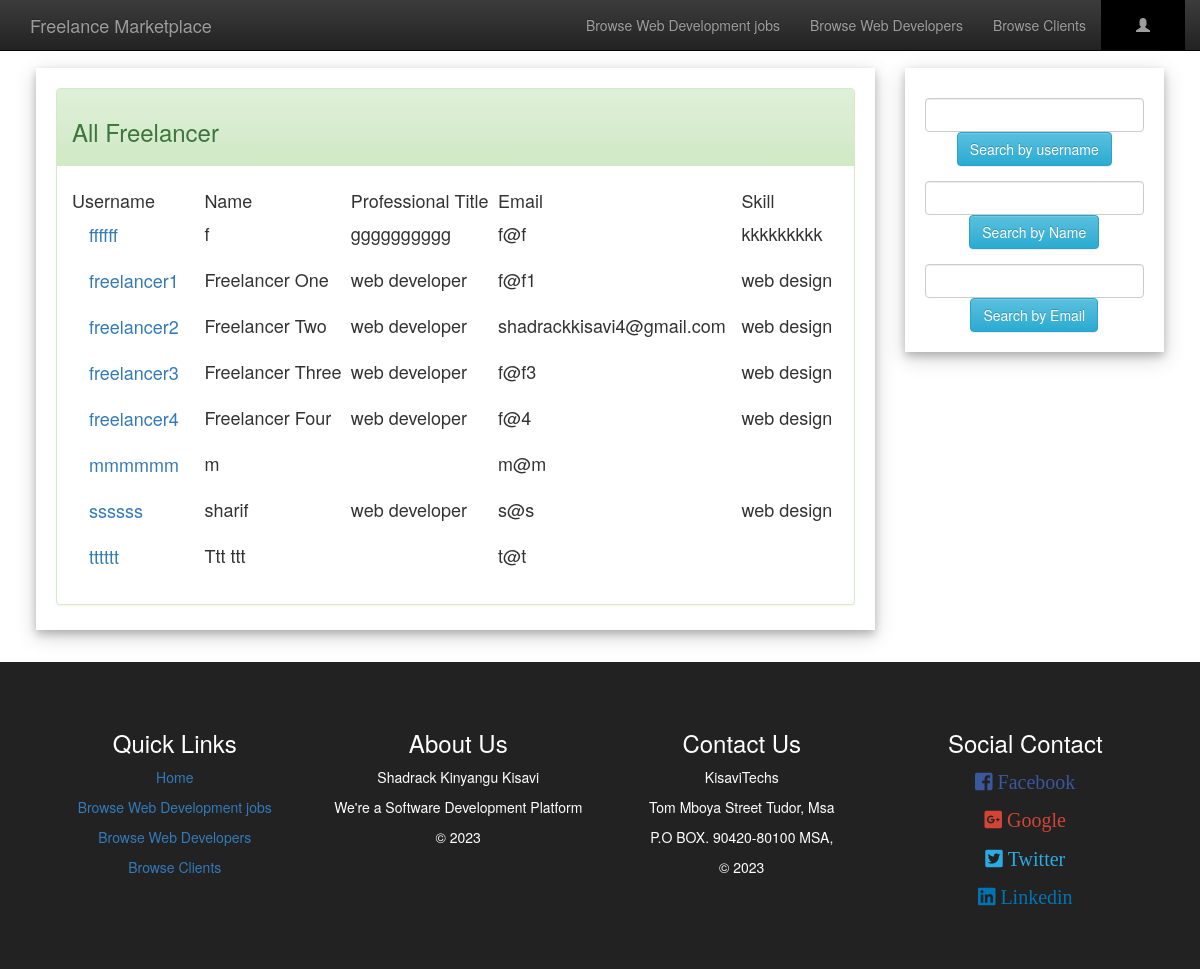
Page /freelance/allFreelancer.php on the committed database.
### tables this page shows
CREATE TABLE `freelancer` (
  `username` varchar(200) NOT NULL,
  `password` varchar(200) NOT NULL,
  `Name` varchar(200) NOT NULL,
  `email` varchar(200) NOT NULL,
  `contact_no` varchar(200) NOT NULL,
  `address` varchar(200) NOT NULL,
  `gender` varchar(200) NOT NULL,
  `birthdate` date NOT NULL,
  `prof_title` varchar(200) NOT NULL,
  `profile_sum` varchar(1000) NOT NULL,
  `education` varchar(200) NOT NULL,
  `experience` varchar(200) NOT NULL,
  `skills` varchar(200) NOT NULL
);

### freelance/allFreelancer.php (the view, shortened to what this page needs)
<?php include('server.php');
if(isset($_SESSION["Username"])){
	$username=$_SESSION["Username"];
	if ($_SESSION["Usertype"]==1) {
		$linkPro="freelancerProfile.php";
		$linkEditPro="editFreelancer.php";
		$linkBtn="applyJob.php";
		$textBtn="Apply for this job";
	}
	else{
		$linkPro="employerProfile.php";
		$linkEditPro="editEmployer.php";
		$linkBtn="editJob.php";
		$textBtn="Edit the job offer";
	}
}
else{
    $username="";
}
$sql = "SELECT * FROM freelancer";
$result = $conn->query($sql);
 ?>
<!DOCTYPE html>
<html>
<head>
	<link rel="stylesheet" type="text/css" href="bootstrap/css/bootstrap.min.css">
	<link rel="stylesheet" type="text/css" href="bootstrap/css/bootstrap-theme.min.css">
	<link rel="stylesheet" type="text/css" href="awesome/css/fontawesome-all.min.css">
</head>
<body>
<nav class="navbar navbar-inverse navbar-fixed-top" id="my-navbar">
	<div class="container">
		<div class="navber-header">
			<a href="index.php" class="navbar-brand">Freelance Marketplace</a>
		</div>
		<div class="collapse navbar-collapse" id="navbar-collapse">
			<ul class="nav navbar-nav navbar-right">
				<li><a href="allJob.php">Browse Web Development jobs</a></li>
				<li><a href="allFreelancer.php">Browse Web Developers</a></li>
				<li><a href="allEmployer.php">Browse Clients</a></li>
				<li class="dropdown" style="background:#000;padding:0 20px 0 20px;">
			        <a class="dropdown-toggle" data-toggle="dropdown" href="#"><span class="glyphicon glyphicon-user"></span> <?php echo $username; ?>
			        </a>
			    </li>
			</ul>
		</div>
	</div>
</nav>
<div style="padding:1% 3% 1% 3%;">
<div class="row">
	<div class="col-lg-9">
		<div class="card" style="padding:20px 20px 5px 20px;margin-top:20px">
			<div class="panel panel-success">
			  <div class="panel-heading"><h3>All Freelancer</h3></div>
			  <div class="panel-body"><h4>
                  <table style="width:100%">
                      <tr>
                          <td>Username</td>
                          <td>Name</td>
                          <td>Professional Title</td>
                          <td>Email</td>
                          <td>Skill</td>
                      </tr>
                      <?php
                      if ($result->num_rows > 0) {
                            while($row = $result->fetch_assoc()) {
                                $f_username=$row["username"];
                                $Name=$row["Name"];
                                $prof_title=$row["prof_title"];
                                $email=$row["email"];
                                $skills=$row["skills"];
                                echo '
                                <form action="allFreelancer.php" method="post">
                                <input type="hidden" name="f_user" value="'.$f_username.'">
                                    <tr>
                                    <td><input type="submit" class="btn btn-link btn-lg" value="'.$f_username.'"></td>
                                    <td>'.$Name.'</td>
                                    <td>'.$prof_title.'</td>
                                    <td>'.$email.'</td>
                                    <td>'.$skills.'</td>
                                    </tr>
                                </form>
                                ';
                                }
                        } else {
                            echo "<tr></tr><tr><td></td><td>Nothing to show</td></tr>";
                        }
                       ?>
                     </table>
              </h4></div>
			</div>
		</div>
	</div>
	<div class="col-lg-3">
		<div class="card" style="padding:20px 20px 5px 20px;margin-top:20px">
			<form action="allFreelancer.php" method="post">
				<div class="form-group">
				  <input type="text" class="form-control" name="s_username">
				  <center><button type="submit" class="btn btn-info">Search by username</button></center>
				</div>
	        </form>
	        <form action="allFreelancer.php" method="post">
				<div class="form-group">
				  <input type="text" class="form-control" name="s_name">
				  <center><button type="submit" class="btn btn-info">Search by Name</button></center>
				</div>
	        </form>
	        <form action="allFreelancer.php" method="post">
				<div class="form-group">
				  <input type="text" class="form-control" name="s_email">
				  <center><button type="submit" class="btn btn-info">Search by Email</button></center>
				</div>
	        </form>
	    </div>
	</div>
</div>
</div>
<div class="text-center" style="padding:4%;background:#222;color:#fff;margin-top:20px;">
	<div class="row">
			<div class="col-lg-3">
			<h3>Quick Links</h3>
			<p><a href="index.php">Home</a></p>
			<p><a href="allJob.php">Browse Web Development jobs</a></p>
			<p><a href="allFreelancer.php">Browse Web Developers</a></p>
			<p><a href="allEmployer.php">Browse Clients</a></p>
		</div>
		<div class="col-lg-3">
			<h3>About Us</h3>
			<p>Shadrack Kinyangu Kisavi</p>
			<p>We're a Software Development Platform</p>
			<p>&copy 2023</p>
		</div>
		<div class="col-lg-3">
			<h3>Contact Us</h3>
			<p>KisaviTechs</p>
			<p>Tom Mboya Street Tudor, Msa</p>
			<p>P.O BOX. 90420-80100 MSA,</p>
			<p>&copy 2023</p>
		</div>
		<div class="col-lg-3">
			<h3>Social Contact</h3>
			<p style="font-size:20px;color:#3B579D;"><i class="fab fa-facebook-square"> Facebook</i></p>
			<p style="font-size:20px;color:#D34438;"><i class="fab fa-google-plus-square"> Google</i></p>
			<p style="font-size:20px;color:#2CAAE1;"><i class="fab fa-twitter-square"> Twitter</i></p>
			<p style="font-size:20px;color:#0274B3;"><i class="fab fa-linkedin"> Linkedin</i></p>
		</div>
	</div>
</div>
</body>
</html>

### freelance/allFreelancer.php (style rules this page uses)
body { padding-top: 3%;margin: 0; }
.card { box-shadow: 0 4px 8px 0 rgba(0, 0, 0, 0.2), 0 6px 20px 0 rgba(0, 0, 0, 0.19); background:#fff }

### rows in the picture
freelancer: username "ffffff", Name "f", prof_title "gggggggggg", email "f@f", skills "kkkkkkkkk"
freelancer: username "freelancer1", Name "Freelancer One", prof_title "web developer", email "f@f1", skills "web design"
freelancer: username "freelancer2", Name "Freelancer Two", prof_title "web developer", email "shadrackkisavi4@gmail.com", skills "web design"
freelancer: username "freelancer3", Name "Freelancer Three", prof_title "web developer", email "f@f3", skills "web design"
freelancer: username "freelancer4", Name "Freelancer Four", prof_title "web developer", email "f@4", skills "web design"
freelancer: username "mmmmmm", Name "m", email "m@m"
freelancer: username "ssssss", Name "sharif", prof_title "web developer", email "s@s", skills "web design"
freelancer: username "tttttt", Name "Ttt ttt", email "t@t"
